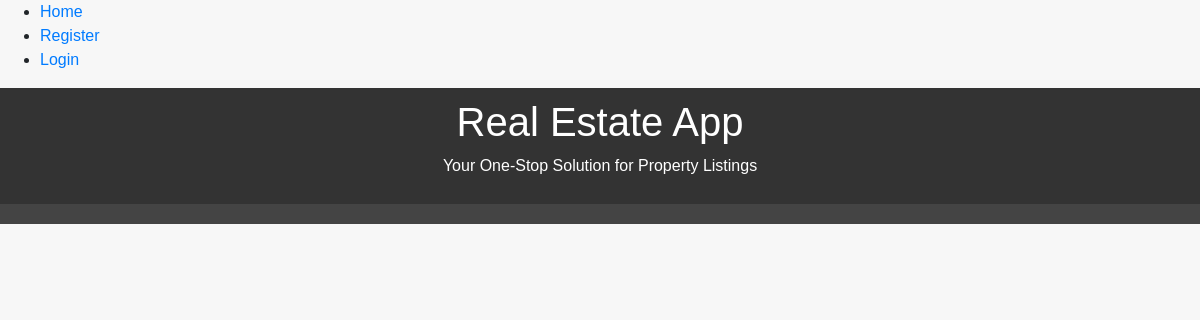
/listing/, run on an earlier commit of the app's database.
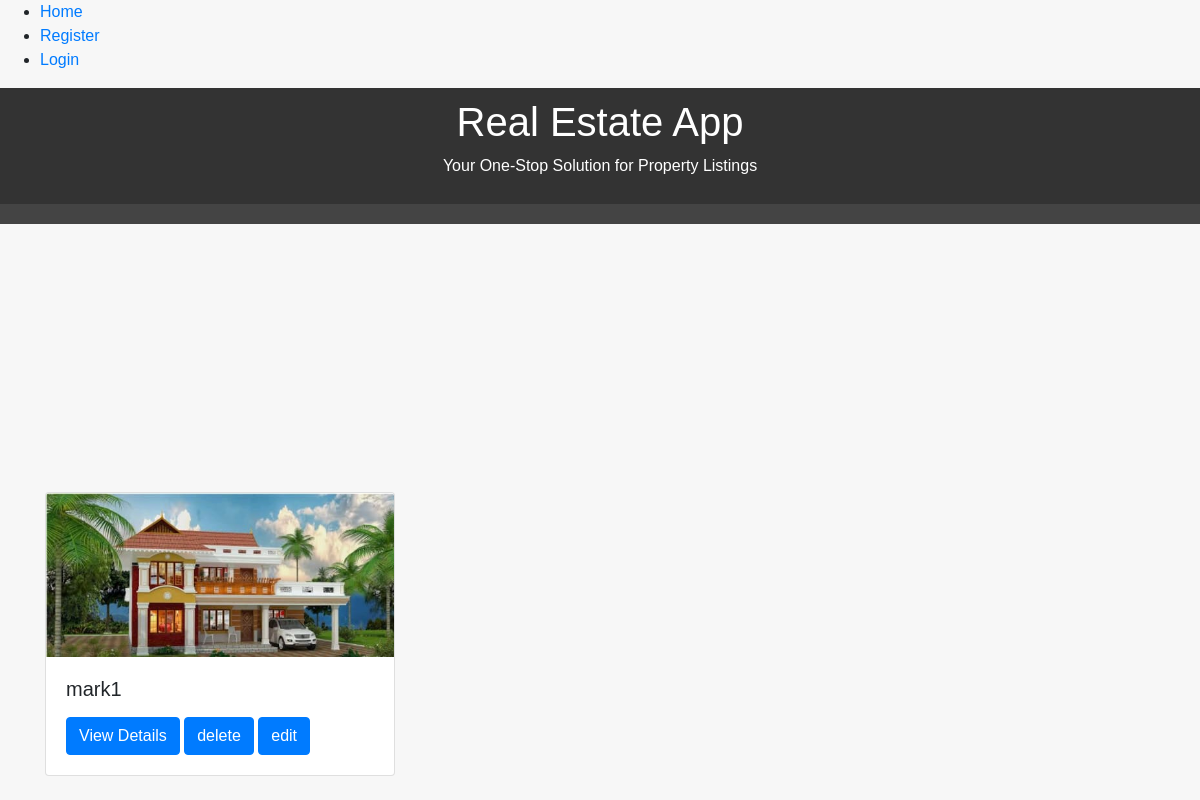
And on a later commit of the database.
### coreApp/models.py (models this page shows, shortened)
class Property_model(models.Model):
    user = models.ForeignKey(User, on_delete=models.CASCADE, related_name='property')
    property_name = models.CharField(max_length=255)
    location = models.CharField(max_length=50)
    image = models.ImageField(blank=True, null=True)
    rental_price = models.DecimalField(max_digits=10, decimal_places=2)
    security_deposit = models.DecimalField(max_digits=10, decimal_places=2)
    start_date = models.start_date = datetime.now()
    end_date = models.end_date = datetime.now()
    duration = models.DurationField()
    date_paid = models.DateField(blank=True, null=True)
    AMENITIES_CHOICES = [
        ('Balcony','Balcony'),
        ('Gym','Gym'),
        ('SwimmingPool','SwimmingPool')]
    STATUS_CHOICES=[
        ('Available','Available'),
        ('Occupied', 'Occupied') ]
    HOUSE_SIZE = [('STANDARD','STANDARD'),
                  ('Spacious','Spacious')]
    TYPE_OF_HOUSE =[('Singleroom','Singleroom'),
                    ('Bedsitter','Bedsitter'),
                    ('Onebedroom','Onebedroom'),
                    ('Twobedroom','Twobedroom'),
                    ('Threebedroom','Threebedroom'),
                    ('Fourbedroom','Fourbedroom'),
                    ('Studio','Studio'),
                    ('Commercialshops','Commercialshops')]
    amenities = models.TextField(choices=AMENITIES_CHOICES)
    status = models.TextField(choices=STATUS_CHOICES)
    house_type = models.CharField(max_length=50,choices=TYPE_OF_HOUSE)
    size = models.CharField(max_length=50,choices=HOUSE_SIZE)

### coreApp/views.py (the view)
# urls.py: path('listing/', property_model_list, name ='listing1'),
def property_model_list(request):
    listings = Property_model.objects.all()
    context = {
        "listings":listings
    }
    return render(request, "listings_list.html", context)

### coreApp/templates/listings_list.html (shortened to what this page needs)
{% include 'commons/base.html' %}
{% block content %}
<div class="container">
    <div class="row">
        {% for listing in listings %}
        <div class="col-md-4 mb-4">
            <div class="card">
                <img src="{{ listing.image.url }}" alt="{{ listing.name }}" class="card-img-top img-fluid">
                <div class="card-body">
                    <h5 class="card-title">{{ listing.property_name }}</h5>
                    <a href="/listing/{{ listing.id }}/" class="btn btn-primary">View Details</a>
                    <a href="listing/{{ listing.id }}/delete/" class="btn btn-primary">delete</a>
                    <a href="listing/{{ listing.id }}/edit/" class="btn btn-primary">edit</a>
                </div>
            </div>
        </div>
        {% endfor %}
    </div>
</div>
{% endblock %}

What changed in the data, as far as the page shows it:
added Property_model: image (picture), property_name "mark1"
